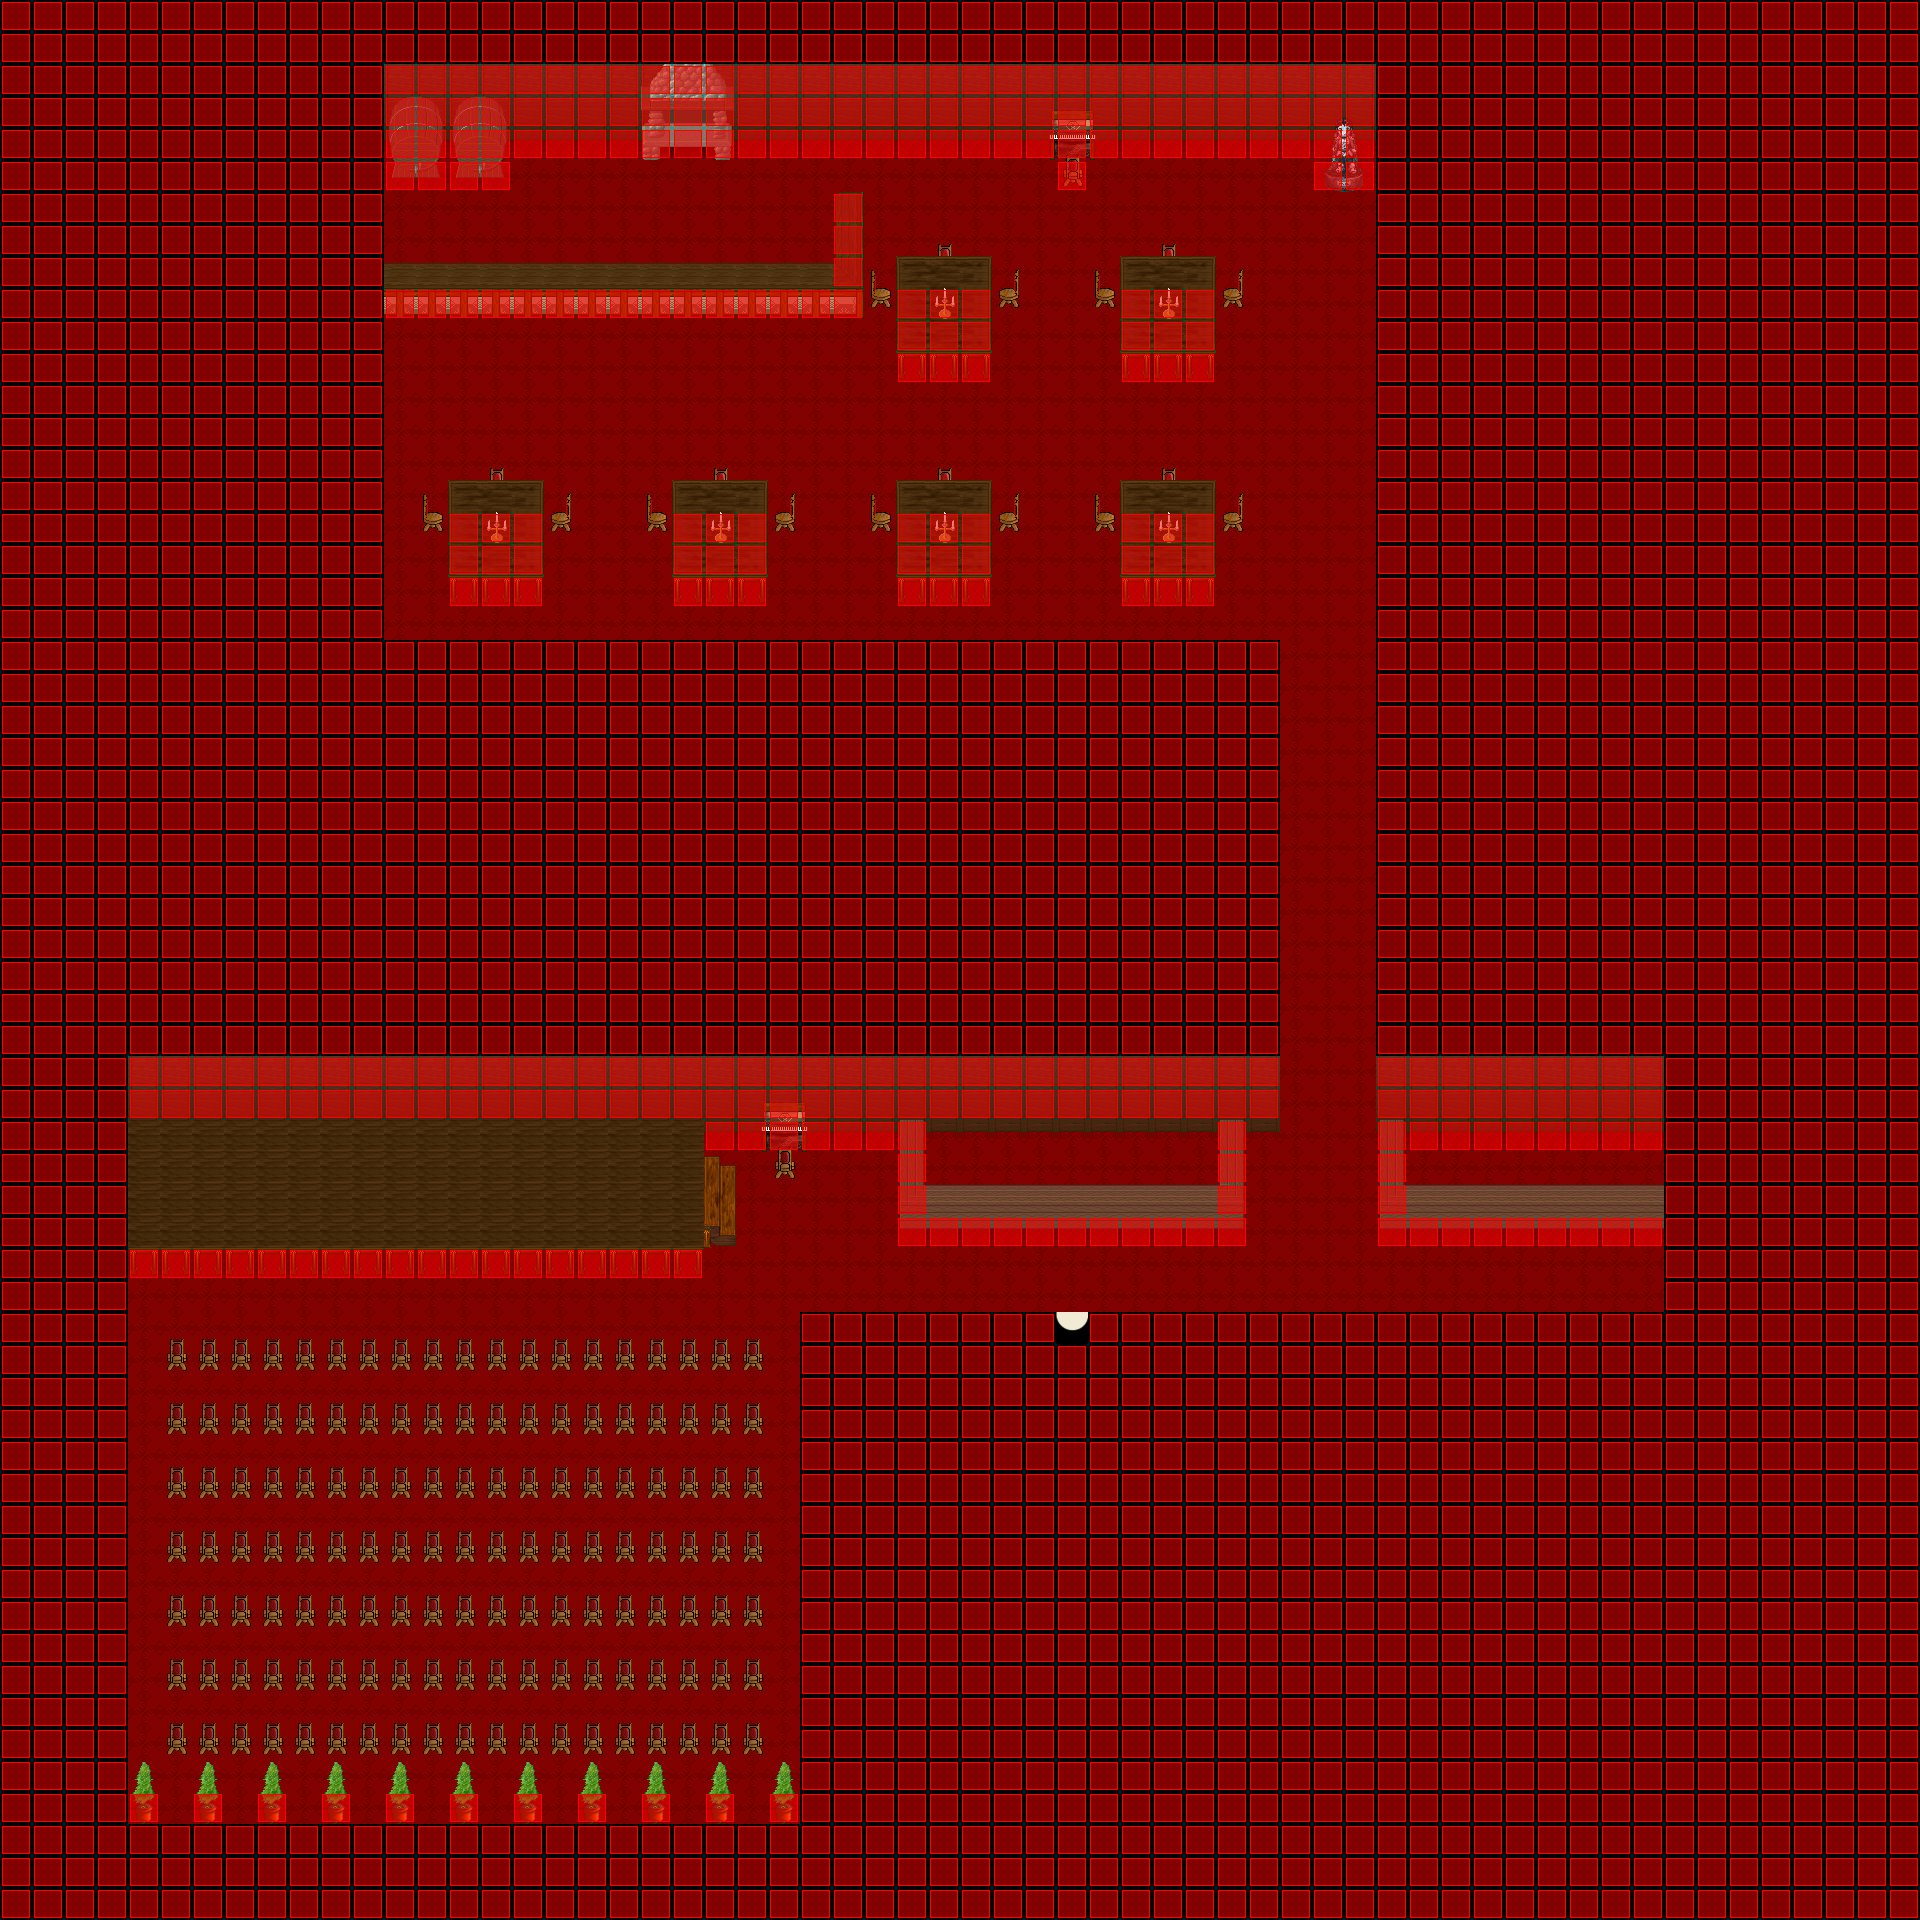

The image is a tile-based game level rendered from a .tmx file. Its description and source (layers, tilesets, objects; grid data summarised) follow:
An orthogonal 60x60 tile map with 32x32 px tiles, 7 tile layers (Ground, Ground, Ground, Ground, ...), 8 tilesets and 2 objects (SCRIPT, WARP).

<map version="1.0" orientation="orthogonal" width="60" height="60" tilewidth="32" tileheight="32">
 <properties>
  <property name="music" value="faith.ogg" />
 </properties>
 <tileset firstgid="1" name="collision1_32_32" tilewidth="32" tileheight="32">
  <image source="../graphics/tiles/collision1_32_32.png" width="1024" height="1024" />
 </tileset>
 <tileset firstgid="1025" name="indoor3_32_32" tilewidth="32" tileheight="32">
  <image source="../graphics/tiles/indoor3_32_32.png" width="1024" height="1024" />
 </tileset>
 <tileset firstgid="2049" name="indoor2_32_32" tilewidth="32" tileheight="32">
  <image source="../graphics/tiles/indoor2_32_32.png" width="1024" height="1024" />
 </tileset>
 <tileset firstgid="3073" name="indoor2_32_64" tilewidth="32" tileheight="64">
  <image source="../graphics/tiles/indoor2_32_64.png" width="1024" height="1024" />
 </tileset>
 <tileset firstgid="3585" name="indoor2_32_96" tilewidth="32" tileheight="96">
  <image source="../graphics/tiles/indoor2_32_96.png" width="1024" height="960" />
 </tileset>
 <tileset firstgid="3905" name="indoor1_32_64" tilewidth="32" tileheight="64">
  <image source="../graphics/tiles/indoor1_32_64.png" width="1024" height="1024" />
 </tileset>
 <tileset firstgid="4417" name="indoor1_32_96" tilewidth="32" tileheight="96">
  <image source="../graphics/tiles/indoor1_32_96.png" width="1024" height="960" />
 </tileset>
 <tileset firstgid="4737" name="indoor2_32_64" tilewidth="32" tileheight="64">
  <image source="../graphics/tiles/indoor2_32_64.png" width="1024" height="1024" />
 </tileset>
 <layer name="Ground" width="60" height="60">
  <data>[3600 cells, 3538 non-empty, 3 distinct tile ids]</data>
 </layer>
 <layer name="Ground" width="60" height="60">
  <data>[3600 cells, 228 non-empty, 3 distinct tile ids]</data>
 </layer>
 <layer name="Ground" width="60" height="60">
  <data>[3600 cells, 195 non-empty, 19 distinct tile ids]</data>
 </layer>
 <layer name="Ground" width="60" height="60">
  <data>[3600 cells, 6 non-empty, 1 distinct tile ids]</data>
 </layer>
 <layer name="Fringe" width="60" height="60">
  <data>[3600 cells, 194 non-empty, 17 distinct tile ids]</data>
 </layer>
 <layer name="Over" width="60" height="60">
  <data>[3600 cells, 18 non-empty, 3 distinct tile ids]</data>
 </layer>
 <layer name="Collision" width="60" height="60">
  <data>[3600 cells, 2616 non-empty, 1 distinct tile ids]</data>
 </layer>
 <objectgroup name="Object" width="60" height="60">
  <object name="External Map Events" type="SCRIPT" x="0" y="0">
   <properties>
    <property name="FILENAME" value="scripts/maps/iw-nelaro-theater-o00-o00-o00.lua" />
   </properties>
  </object>
  <object name="Warp to city" type="WARP" x="1055" y="1313" width="32" height="32">
   <properties>
    <property name="DEST_MAP" value="ow-o0000-n0004-o0000" />
    <property name="DEST_X" value="3824" />
    <property name="DEST_Y" value="3600" />
   </properties>
  </object>
 </objectgroup>
</map>
